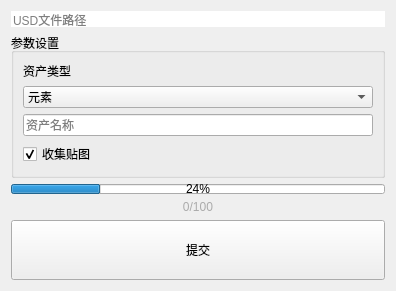
<?xml version="1.0" encoding="UTF-8"?>
<ui version="4.0">
 <class>Widget</class>
 <widget class="QWidget" name="Widget">
  <property name="geometry">
   <rect>
    <x>0</x>
    <y>0</y>
    <width>396</width>
    <height>258</height>
   </rect>
  </property>
  <property name="sizePolicy">
   <sizepolicy hsizetype="Maximum" vsizetype="Maximum">
    <horstretch>0</horstretch>
    <verstretch>0</verstretch>
   </sizepolicy>
  </property>
  <property name="minimumSize">
   <size>
    <width>0</width>
    <height>0</height>
   </size>
  </property>
  <property name="maximumSize">
   <size>
    <width>400</width>
    <height>300</height>
   </size>
  </property>
  <property name="sizeIncrement">
   <size>
    <width>400</width>
    <height>300</height>
   </size>
  </property>
  <property name="baseSize">
   <size>
    <width>400</width>
    <height>200</height>
   </size>
  </property>
  <property name="windowTitle">
   <string>Widget</string>
  </property>
  <property name="styleSheet">
   <string notr="true"/>
  </property>
  <layout class="QVBoxLayout" name="verticalLayout">
   <item>
    <widget class="QLineEdit" name="lineEdit_2">
     <property name="styleSheet">
      <string notr="true">border-radius: 25px;</string>
     </property>
     <property name="placeholderText">
      <string>USD文件路径</string>
     </property>
    </widget>
   </item>
   <item>
    <widget class="QGroupBox" name="groupBox">
     <property name="title">
      <string>参数设置</string>
     </property>
     <layout class="QVBoxLayout" name="verticalLayout_2">
      <item>
       <widget class="QLabel" name="label">
        <property name="sizePolicy">
         <sizepolicy hsizetype="Fixed" vsizetype="Fixed">
          <horstretch>0</horstretch>
          <verstretch>0</verstretch>
         </sizepolicy>
        </property>
        <property name="text">
         <string>资产类型</string>
        </property>
       </widget>
      </item>
      <item>
       <widget class="QComboBox" name="comboBox">
        <item>
         <property name="text">
          <string>元素</string>
         </property>
        </item>
        <item>
         <property name="text">
          <string>角色</string>
         </property>
        </item>
        <item>
         <property name="text">
          <string>道具</string>
         </property>
        </item>
       </widget>
      </item>
      <item>
       <widget class="QLineEdit" name="lineEdit">
        <property name="placeholderText">
         <string>资产名称</string>
        </property>
       </widget>
      </item>
      <item>
       <widget class="QCheckBox" name="checkBox">
        <property name="text">
         <string>收集贴图</string>
        </property>
        <property name="checked">
         <bool>true</bool>
        </property>
       </widget>
      </item>
     </layout>
    </widget>
   </item>
   <item>
    <widget class="QProgressBar" name="progressBar">
     <property name="sizePolicy">
      <sizepolicy hsizetype="Expanding" vsizetype="Maximum">
       <horstretch>0</horstretch>
       <verstretch>0</verstretch>
      </sizepolicy>
     </property>
     <property name="maximumSize">
      <size>
       <width>16777215</width>
       <height>10</height>
      </size>
     </property>
     <property name="value">
      <number>24</number>
     </property>
    </widget>
   </item>
   <item>
    <widget class="QLabel" name="number">
     <property name="sizePolicy">
      <sizepolicy hsizetype="Preferred" vsizetype="Fixed">
       <horstretch>0</horstretch>
       <verstretch>0</verstretch>
      </sizepolicy>
     </property>
     <property name="styleSheet">
      <string notr="true">color: rgb(171, 171, 171);
margin:-2;</string>
     </property>
     <property name="text">
      <string>0/100</string>
     </property>
     <property name="alignment">
      <set>Qt::AlignCenter</set>
     </property>
    </widget>
   </item>
   <item>
    <widget class="QPushButton" name="pushButton">
     <property name="sizePolicy">
      <sizepolicy hsizetype="Minimum" vsizetype="Fixed">
       <horstretch>0</horstretch>
       <verstretch>0</verstretch>
      </sizepolicy>
     </property>
     <property name="styleSheet">
      <string notr="true">padding:20px;</string>
     </property>
     <property name="text">
      <string>提交</string>
     </property>
     <property name="flat">
      <bool>false</bool>
     </property>
    </widget>
   </item>
   <item>
    <spacer name="verticalSpacer_2">
     <property name="orientation">
      <enum>Qt::Vertical</enum>
     </property>
     <property name="sizeType">
      <enum>QSizePolicy::Maximum</enum>
     </property>
     <property name="sizeHint" stdset="0">
      <size>
       <width>20</width>
       <height>10</height>
      </size>
     </property>
    </spacer>
   </item>
  </layout>
 </widget>
 <resources/>
 <connections/>
</ui>
